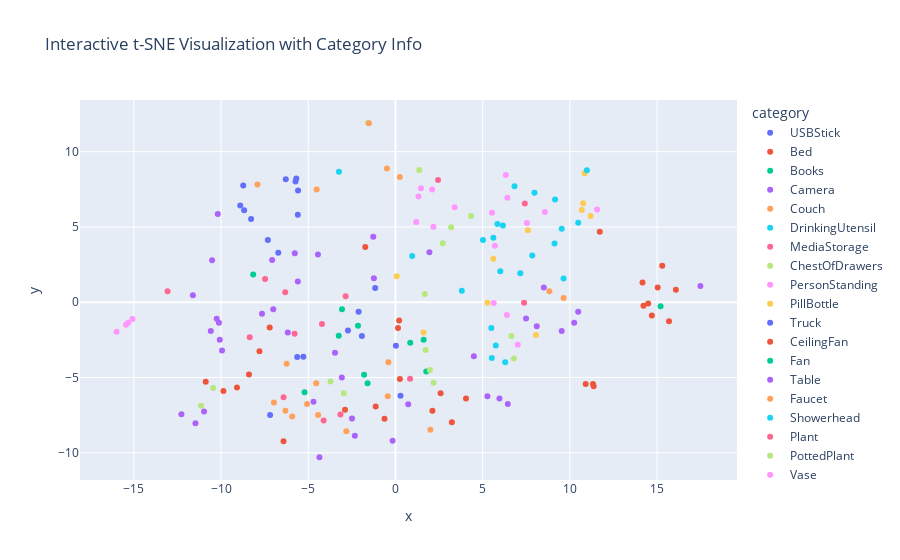

Here is the notebook cell this chart was saved with:
### Code cell
import plotly.express as px
plot_data = pd.DataFrame({
    'x': tsne_result[:, 0],
    'y': tsne_result[:, 1],
    'numeric_label': labels,
    'category': [cat_mapping[label] for label in labels]
})

# Create an interactive scatter plot using Plotly Express
fig = px.scatter(
    plot_data, x='x', y='y', color='category',
    hover_data={'numeric_label': True, 'category': True},
    title="Interactive t-SNE Visualization with Category Info"
)
fig.show()

### Figure 1 — Plotly figure (JSON) as saved in the notebook; plotly's stock layout.template omitted (floating-point values rounded to 4 significant figures)
{"data": [{"customdata": [[17, "USBStick"], [17, "USBStick"], [17, "USBStick"], [17, "USBStick"], [17, "USBStick"], [17, "USBStick"], [17, "USBStick"], [17, "USBStick"], [17, "USBStick"], [17, "USBStick"]], "hovertemplate": "category=%{customdata[1]}<br>x=%{x}<br>y=%{y}<br>numeric_label=%{customdata[0]}<extra></extra>", "legendgroup": "USBStick", "marker": {"color": "#636efa", "symbol": "circle"}, "mode": "markers", "name": "USBStick", "orientation": "v", "showlegend": true, "type": "scatter", "x": [-7.317, -8.278, -5.687, -8.899, -5.732, -6.289, -5.598, -5.585, -8.727, -8.675], "xaxis": "x", "y": [4.133, 5.529, 8.212, 6.422, 8.017, 8.173, 5.804, 7.414, 7.753, 6.114], "yaxis": "y"}, {"customdata": [[0, "Bed"], [0, "Bed"], [0, "Bed"], [0, "Bed"], [0, "Bed"], [0, "Bed"], [0, "Bed"], [0, "Bed"], [0, "Bed"], [0, "Bed"], [0, "Bed"], [0, "Bed"], [0, "Bed"], [0, "Bed"], [0, "Bed"], [0, "Bed"], [0, "Bed"], [0, "Bed"], [0, "Bed"], [0, "Bed"], [0, "Bed"]], "hovertemplate": "category=%{customdata[1]}<br>x=%{x}<br>y=%{y}<br>numeric_label=%{customdata[0]}<extra></extra>", "legendgroup": "Bed", "marker": {"color": "#EF553B", "symbol": "circle"}, "mode": "markers", "name": "Bed", "orientation": "v", "showlegend": true, "type": "scatter", "x": [-8.398, -9.088, 2.12, 11.33, 3.233, 11.37, -10.88, -9.863, 2.588, 10.91, 0.1449, -1.132, -7.798, 0.2546, -0.6276, -2.892, -1.732, 0.2102, -7.211, 4.043, -6.418], "xaxis": "x", "y": [-4.808, -5.658, -7.205, -5.428, -7.975, -5.587, -5.277, -5.891, -6.049, -5.427, -1.704, -6.919, -3.258, -5.095, -7.74, -7.135, 3.662, -1.214, -1.671, -6.393, -9.229], "yaxis": "y"}, {"customdata": [[1, "Books"], [1, "Books"], [1, "Books"], [1, "Books"], [1, "Books"], [1, "Books"], [1, "Books"], [1, "Books"], [1, "Books"], [1, "Books"]], "hovertemplate": "category=%{customdata[1]}<br>x=%{x}<br>y=%{y}<br>numeric_label=%{customdata[0]}<extra></extra>", "legendgroup": "Books", "marker": {"color": "#00cc96", "symbol": "circle"}, "mode": "markers", "name": "Books", "orientation": "v", "showlegend": true, "type": "scatter", "x": [0.847, 1.765, -3.064, -1.601, -2.149, -3.251, 1.617, -5.213, -1.798, -8.158], "xaxis": "x", "y": [-2.698, -4.602, -0.465, -5.384, -1.57, -2.228, -2.487, -5.978, -4.823, 1.836], "yaxis": "y"}, {"customdata": [[2, "Camera"], [2, "Camera"], [2, "Camera"], [2, "Camera"], [2, "Camera"], [2, "Camera"], [2, "Camera"], [2, "Camera"], [2, "Camera"], [2, "Camera"]], "hovertemplate": "category=%{customdata[1]}<br>x=%{x}<br>y=%{y}<br>numeric_label=%{customdata[0]}<extra></extra>", "legendgroup": "Camera", "marker": {"color": "#ab63fa", "symbol": "circle"}, "mode": "markers", "name": "Camera", "orientation": "v", "showlegend": true, "type": "scatter", "x": [-10.51, -5.772, -0.1642, -1.237, -6.172, -7.007, -11.61, -10.19, 1.948, -5.6], "xaxis": "x", "y": [2.783, 3.247, -9.199, 1.586, -2.009, -0.4652, 0.4581, 5.864, 3.326, 1.377], "yaxis": "y"}, {"customdata": [[5, "Couch"], [5, "Couch"], [5, "Couch"], [5, "Couch"], [5, "Couch"], [5, "Couch"], [5, "Couch"], [5, "Couch"], [5, "Couch"], [5, "Couch"]], "hovertemplate": "category=%{customdata[1]}<br>x=%{x}<br>y=%{y}<br>numeric_label=%{customdata[0]}<extra></extra>", "legendgroup": "Couch", "marker": {"color": "#FFA15A", "symbol": "circle"}, "mode": "markers", "name": "Couch", "orientation": "v", "showlegend": true, "type": "scatter", "x": [-0.4409, -4.435, -4.541, 2.001, -0.4044, -5.07, -5.921, -6.241, -6.309, -6.969], "xaxis": "x", "y": [-6.246, -7.495, -5.382, -8.471, -3.992, -6.751, -7.592, -4.087, -7.213, -6.665], "yaxis": "y"}, {"customdata": [[6, "DrinkingUtensil"], [6, "DrinkingUtensil"], [6, "DrinkingUtensil"], [6, "DrinkingUtensil"], [6, "DrinkingUtensil"], [6, "DrinkingUtensil"], [6, "DrinkingUtensil"], [6, "DrinkingUtensil"], [6, "DrinkingUtensil"], [6, "DrinkingUtensil"], [6, "DrinkingUtensil"], [6, "DrinkingUtensil"], [6, "DrinkingUtensil"], [6, "DrinkingUtensil"], [6, "DrinkingUtensil"], [6, "DrinkingUtensil"], [6, "DrinkingUtensil"], [6, "DrinkingUtensil"], [6, "DrinkingUtensil"], [6, "DrinkingUtensil"]], "hovertemplate": "category=%{customdata[1]}<br>x=%{x}<br>y=%{y}<br>numeric_label=%{customdata[0]}<extra></extra>", "legendgroup": "DrinkingUtensil", "marker": {"color": "#19d3f3", "symbol": "circle"}, "mode": "markers", "name": "DrinkingUtensil", "orientation": "v", "showlegend": true, "type": "scatter", "x": [5.498, 6.293, 3.804, 5.753, 7.16, 10.48, 0.9585, 5.524, 5.017, 7.844, 9.123, 6.162, 9.535, 6.011, 5.847, 9.152, 6.824, 9.639, 5.614, 7.969], "xaxis": "x", "y": [-1.717, -3.985, 0.7665, -2.87, 1.917, 5.279, 3.064, -3.7, 4.126, 3.111, 3.893, 5.104, 4.873, 2.064, 5.188, 6.826, 7.701, 1.581, 4.282, 7.279], "yaxis": "y"}, {"customdata": [[9, "MediaStorage"], [9, "MediaStorage"], [9, "MediaStorage"], [9, "MediaStorage"], [9, "MediaStorage"], [9, "MediaStorage"], [9, "MediaStorage"], [9, "MediaStorage"], [9, "MediaStorage"], [9, "MediaStorage"]], "hovertemplate": "category=%{customdata[1]}<br>x=%{x}<br>y=%{y}<br>numeric_label=%{customdata[0]}<extra></extra>", "legendgroup": "MediaStorage", "marker": {"color": "#FF6692", "symbol": "circle"}, "mode": "markers", "name": "MediaStorage", "orientation": "v", "showlegend": true, "type": "scatter", "x": [-4.212, 0.8369, -6.417, -6.323, -8.356, -4.119, -5.783, -2.858, -3.155, -7.477], "xaxis": "x", "y": [-1.442, -5.085, -6.317, 0.6638, -2.318, -7.851, -2.099, 0.4003, -7.456, 1.547], "yaxis": "y"}, {"customdata": [[4, "ChestOfDrawers"], [4, "ChestOfDrawers"], [4, "ChestOfDrawers"], [4, "ChestOfDrawers"], [4, "ChestOfDrawers"], [4, "ChestOfDrawers"], [4, "ChestOfDrawers"], [4, "ChestOfDrawers"], [4, "ChestOfDrawers"]], "hovertemplate": "category=%{customdata[1]}<br>x=%{x}<br>y=%{y}<br>numeric_label=%{customdata[0]}<extra></extra>", "legendgroup": "ChestOfDrawers", "marker": {"color": "#B6E880", "symbol": "circle"}, "mode": "markers", "name": "ChestOfDrawers", "orientation": "v", "showlegend": true, "type": "scatter", "x": [1.68, -10.45, -3.723, -2.965, -1.567, 2.189, -11.15, 1.973, 1.731], "xaxis": "x", "y": [0.5443, -5.701, -5.263, -6.053, 11.92, -5.355, -6.87, -4.506, -3.17], "yaxis": "y"}, {"customdata": [[10, "PersonStanding"], [10, "PersonStanding"], [10, "PersonStanding"], [10, "PersonStanding"], [10, "PersonStanding"], [10, "PersonStanding"], [10, "PersonStanding"], [10, "PersonStanding"], [10, "PersonStanding"], [10, "PersonStanding"]], "hovertemplate": "category=%{customdata[1]}<br>x=%{x}<br>y=%{y}<br>numeric_label=%{customdata[0]}<extra></extra>", "legendgroup": "PersonStanding", "marker": {"color": "#FF97FF", "symbol": "circle"}, "mode": "markers", "name": "PersonStanding", "orientation": "v", "showlegend": true, "type": "scatter", "x": [-15.33, -15.45, -15.99, 1.19, 2.173, 1.317, -15.08, 2.104, 3.393, 1.461], "xaxis": "x", "y": [-1.361, -1.501, -1.962, 5.337, 5.018, 7.02, -1.111, 7.489, 6.31, 7.576], "yaxis": "y"}, {"customdata": [[11, "PillBottle"], [11, "PillBottle"], [11, "PillBottle"], [11, "PillBottle"], [11, "PillBottle"], [11, "PillBottle"], [11, "PillBottle"], [11, "PillBottle"], [11, "PillBottle"], [11, "PillBottle"]], "hovertemplate": "category=%{customdata[1]}<br>x=%{x}<br>y=%{y}<br>numeric_label=%{customdata[0]}<extra></extra>", "legendgroup": "PillBottle", "marker": {"color": "#FECB52", "symbol": "circle"}, "mode": "markers", "name": "PillBottle", "orientation": "v", "showlegend": true, "type": "scatter", "x": [5.275, 0.07321, 10.68, 11.19, 10.84, 10.76, 5.611, 7.59, 8.059, 1.609], "xaxis": "x", "y": [-0.04194, 1.733, 6.131, 5.723, 8.56, 6.581, 2.884, 4.782, -2.175, -2.015], "yaxis": "y"}, {"customdata": [[16, "Truck"], [16, "Truck"], [16, "Truck"], [16, "Truck"], [16, "Truck"], [16, "Truck"], [16, "Truck"], [16, "Truck"], [16, "Truck"], [16, "Truck"]], "hovertemplate": "category=%{customdata[1]}<br>x=%{x}<br>y=%{y}<br>numeric_label=%{customdata[0]}<extra></extra>", "legendgroup": "Truck", "marker": {"color": "#636efa", "symbol": "circle"}, "mode": "markers", "name": "Truck", "orientation": "v", "showlegend": true, "type": "scatter", "x": [-2.114, -5.281, -5.634, -2.723, -1.924, -6.719, -1.162, -7.187, 0.289, 0.02406], "xaxis": "x", "y": [-0.6397, -3.616, -3.64, -1.884, -2.243, 3.28, 0.9533, -7.483, -6.214, -2.891], "yaxis": "y"}, {"customdata": [[3, "CeilingFan"], [3, "CeilingFan"], [3, "CeilingFan"], [3, "CeilingFan"], [3, "CeilingFan"], [3, "CeilingFan"], [3, "CeilingFan"], [3, "CeilingFan"], [3, "CeilingFan"]], "hovertemplate": "category=%{customdata[1]}<br>x=%{x}<br>y=%{y}<br>numeric_label=%{customdata[0]}<extra></extra>", "legendgroup": "CeilingFan", "marker": {"color": "#EF553B", "symbol": "circle"}, "mode": "markers", "name": "CeilingFan", "orientation": "v", "showlegend": true, "type": "scatter", "x": [15.69, 16.08, 14.22, 15.3, 14.17, 11.71, 15.03, 14.7, 14.49], "xaxis": "x", "y": [-1.261, 0.8273, -0.2302, 2.43, 1.309, 4.685, 0.9767, -0.8834, -0.08856], "yaxis": "y"}, {"customdata": [[7, "Fan"]], "hovertemplate": "category=%{customdata[1]}<br>x=%{x}<br>y=%{y}<br>numeric_label=%{customdata[0]}<extra></extra>", "legendgroup": "Fan", "marker": {"color": "#00cc96", "symbol": "circle"}, "mode": "markers", "name": "Fan", "orientation": "v", "showlegend": true, "type": "scatter", "x": [15.2], "xaxis": "x", "y": [-0.2644], "yaxis": "y"}, {"customdata": [[15, "Table"], [15, "Table"], [15, "Table"], [15, "Table"], [15, "Table"], [15, "Table"], [15, "Table"], [15, "Table"], [15, "Table"], [15, "Table"], [15, "Table"], [15, "Table"], [15, "Table"], [15, "Table"], [15, "Table"], [15, "Table"], [15, "Table"], [15, "Table"], [15, "Table"], [15, "Table"], [15, "Table"], [15, "Table"], [15, "Table"], [15, "Table"], [15, "Table"], [15, "Table"], [15, "Table"], [15, "Table"], [15, "Table"], [15, "Table"]], "hovertemplate": "category=%{customdata[1]}<br>x=%{x}<br>y=%{y}<br>numeric_label=%{customdata[0]}<extra></extra>", "legendgroup": "Table", "marker": {"color": "#ab63fa", "symbol": "circle"}, "mode": "markers", "name": "Table", "orientation": "v", "showlegend": true, "type": "scatter", "x": [4.495, 5.962, 10.25, 8.102, -11.47, 7.488, 17.48, -10.97, 5.271, 8.506, -3.077, 0.7309, -4.7, 6.441, -10.25, -2.492, -12.27, -2.328, -4.444, -7.654, 9.532, 10.48, -10.12, -4.359, -9.945, -3.466, -10.07, -10.59, -1.272, -7.07], "xaxis": "x", "y": [-3.581, -6.392, -1.368, -1.6, -8.036, -1.077, 1.078, -7.25, -6.242, 0.9717, -5.004, -6.78, -6.611, -6.751, -1.103, -7.723, -7.431, -8.863, 3.179, -0.7579, -1.905, -0.6362, -1.366, -10.3, -3.207, -3.356, -2.487, -1.91, 4.346, 2.802], "yaxis": "y"}, {"customdata": [[8, "Faucet"], [8, "Faucet"], [8, "Faucet"], [8, "Faucet"], [8, "Faucet"], [8, "Faucet"], [8, "Faucet"], [8, "Faucet"]], "hovertemplate": "category=%{customdata[1]}<br>x=%{x}<br>y=%{y}<br>numeric_label=%{customdata[0]}<extra></extra>", "legendgroup": "Faucet", "marker": {"color": "#FFA15A", "symbol": "circle"}, "mode": "markers", "name": "Faucet", "orientation": "v", "showlegend": true, "type": "scatter", "x": [0.2511, 8.823, -7.914, -4.518, -0.4895, 9.638, -1.523, -2.815], "xaxis": "x", "y": [8.318, 0.7326, 7.812, 7.489, 8.889, 0.2888, 11.89, -8.566], "yaxis": "y"}, {"customdata": [[14, "Showerhead"], [14, "Showerhead"]], "hovertemplate": "category=%{customdata[1]}<br>x=%{x}<br>y=%{y}<br>numeric_label=%{customdata[0]}<extra></extra>", "legendgroup": "Showerhead", "marker": {"color": "#19d3f3", "symbol": "circle"}, "mode": "markers", "name": "Showerhead", "orientation": "v", "showlegend": true, "type": "scatter", "x": [-3.238, 10.97], "xaxis": "x", "y": [8.666, 8.767], "yaxis": "y"}, {"customdata": [[12, "Plant"], [12, "Plant"], [12, "Plant"], [12, "Plant"]], "hovertemplate": "category=%{customdata[1]}<br>x=%{x}<br>y=%{y}<br>numeric_label=%{customdata[0]}<extra></extra>", "legendgroup": "Plant", "marker": {"color": "#FF6692", "symbol": "circle"}, "mode": "markers", "name": "Plant", "orientation": "v", "showlegend": true, "type": "scatter", "x": [7.376, 7.417, 2.44, -13.07], "xaxis": "x", "y": [-0.04127, 6.555, 8.123, 0.7234], "yaxis": "y"}, {"customdata": [[13, "PottedPlant"], [13, "PottedPlant"], [13, "PottedPlant"], [13, "PottedPlant"], [13, "PottedPlant"], [13, "PottedPlant"]], "hovertemplate": "category=%{customdata[1]}<br>x=%{x}<br>y=%{y}<br>numeric_label=%{customdata[0]}<extra></extra>", "legendgroup": "PottedPlant", "marker": {"color": "#B6E880", "symbol": "circle"}, "mode": "markers", "name": "PottedPlant", "orientation": "v", "showlegend": true, "type": "scatter", "x": [3.193, 1.366, 2.713, 4.34, 6.646, 6.792], "xaxis": "x", "y": [4.978, 8.787, 3.925, 5.724, -2.247, -3.729], "yaxis": "y"}, {"customdata": [[18, "Vase"], [18, "Vase"], [18, "Vase"], [18, "Vase"], [18, "Vase"], [18, "Vase"], [18, "Vase"], [18, "Vase"], [18, "Vase"], [18, "Vase"]], "hovertemplate": "category=%{customdata[1]}<br>x=%{x}<br>y=%{y}<br>numeric_label=%{customdata[0]}<extra></extra>", "legendgroup": "Vase", "marker": {"color": "#FF97FF", "symbol": "circle"}, "mode": "markers", "name": "Vase", "orientation": "v", "showlegend": true, "type": "scatter", "x": [7.01, 5.699, 5.637, 8.569, 5.537, 11.56, 6.328, 7.536, 6.389, 6.415], "xaxis": "x", "y": [-2.821, 3.748, -0.0473, 5.987, 5.95, 6.166, 8.442, 5.264, -0.8436, 6.938], "yaxis": "y"}], "layout": {"legend": {"title": {"text": "category"}, "tracegroupgap": 0}, "title": {"text": "Interactive t-SNE Visualization with Category Info"}, "xaxis": {"anchor": "y", "domain": [0, 1], "title": {"text": "x"}}, "yaxis": {"anchor": "x", "domain": [0, 1], "title": {"text": "y"}}}}
